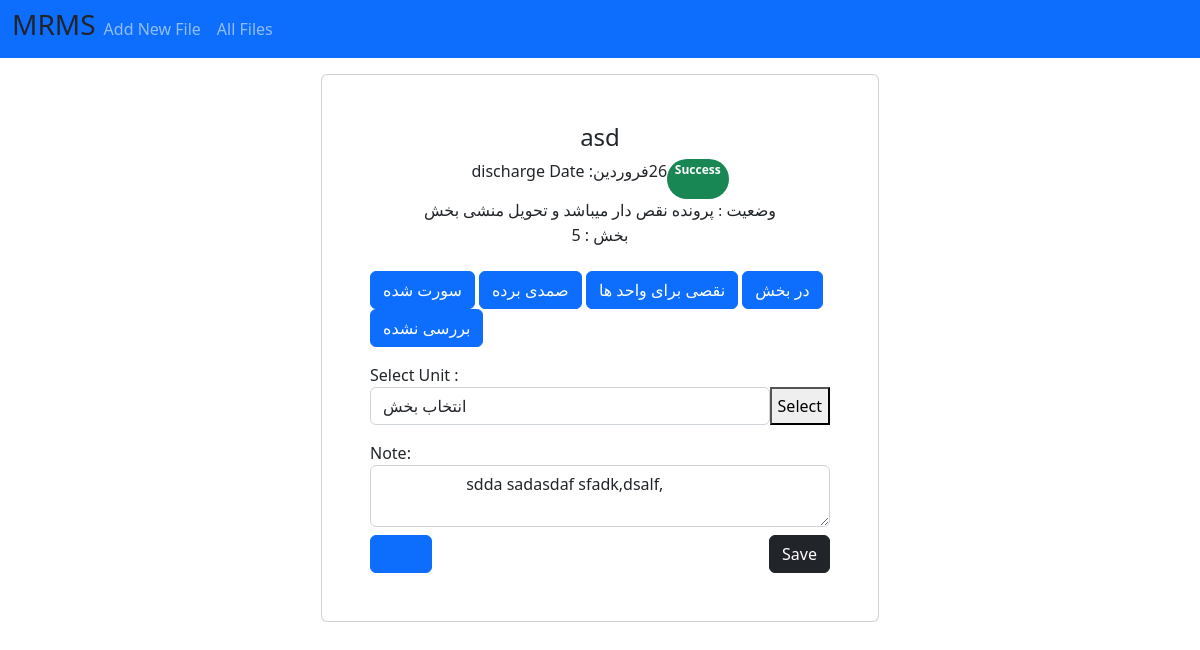
Page /pages/fileSingle.php?id=14 on the committed database.
### tables this page shows
CREATE TABLE "files" (
	"name"	TEXT,
	"discharge_day"	INTEGER,
	"discharge_mouth"	INTEGER,
	"status"	NUMERIC DEFAULT 0,
	"id"	INTEGER NOT NULL,
	"unit"	INTEGER,
	"dr"	INTEGER,
	"diagnos"	INTEGER,
	"adddate"	NUMERIC DEFAULT 'CURRENT_TIMESTAM',
	"note"	TEXT,
	PRIMARY KEY("id")
);

### pages/fileSingle.php (the view, shortened to what this page needs)
<?php
include "./../layout/head.php";
include "./../DB/dataBase.php";
include "./../helpers/withchMF.php";
include "./../helpers/statusF.php";
include "./../helpers/witchUnitFunc.php";
$id = $_GET['id'];
$query2 = "select * from files where id='$id'";
$stm2 = $con->prepare($query2);
$stm2->execute();
$data =  $stm2->fetchAll(PDO::FETCH_ASSOC);
?>
<body>
<?php
include "./../layout/header.php";
?>
<?php
foreach($data as $dt)
{?>
<div class="container mt-3 d-flex justify-content-center">
    <div class="card w-50 p-5">
        <h4 class="text-center"><?= $dt['name']; ?></h4>
        <div class="d-flex justify-content-center">
            <label for="">discharge Date : </label>
            <p class=""><?= witchMouth($dt['discharge_mouth']);?></p>
            <p><?= $dt['discharge_day'];?></p>
            <span class="badge rounded-pill text-bg-success">Success</span>
        </div>
        <div class="yekanReg text-center">
            وضعیت : <?= statusF($dt['status']); ?>
        </div>
        <?php
            if(!empty($dt['unit'])){
        ?>
            <div class="d-flex justify-content-center">
                <p> بخش : <?= witchUnit($dt['unit']); ?></p>
            </div>
        <?php
      };
      ?>
        <div class="d-felx mx-auto mt-2">
            <a  href="./../act/smdiStatus.php?status=4&id=<?= $dt['id']; ?>"><button class="btn btn-primary">سورت شده</button></a>
            <a  href="./../act/smdiStatus.php?status=3&id=<?= $dt['id']; ?>"><button class="btn btn-primary">صمدی برده</button></a>
            <a  href="./../act/smdiStatus.php?status=2&id=<?= $dt['id']; ?>"><button class="btn btn-primary">نقصی برای واحد ها</button></a>
            <a class="" href=""><button class="btn btn-primary">در بخش</button></a>
            <a href="./../act/smdiStatus.php?status=0&id=<?= $dt['id']; ?>"><button class="btn btn-primary">بررسی نشده</button></a>
        </div>
        <div class="mt-3">
            <label for="">Select Unit : </label>
            <form action="./../act/unitSelect.php?id=<?= $dt['id']; ?>" method="POST">
                <div class="d-flex justify-content-center">
                    <select name="unit" id="" class="form-control">
                        <option value="0" selected>انتخاب بخش</option>
                    </select>
                    <button type="submit">Select</button>
                </div>
            </form>
        </div>
        <div class="mt-3">
            <label for="">Note: </label>
            <br>
            <form action="./../act/noted.php" method="POST">
                <textarea name="note" id="" class="w-100 form-control">
                    <?php if($dt['note'])echo $dt['note'];?>
                </textarea>
                <div class="d-flex justify-content-between">
                    <button class="btn btn-primary mt-2"><a href="./index.php">Back</a></button>
                    <button type="submit" class="btn btn-dark mt-2">Save</button>
                </div>
            </form>
        </div>
    </div>
</div>
<?php } ?>
</body>

### helpers/withchMF.php
<?php
function witchMouth($f){
    if($f == "1"){
      echo "فروردین";
    }elseif($f == "2"){
      echo "اردیبهشت";
    }
  };
?>

### helpers/statusF.php
<?php
function statusF($status){
    if($status == "0")
    {
        echo "بررسی نشده";
    }
    elseif($status == "1"){
        echo "بدون ایراد و ارسال به بایگانی";
    }
    elseif($status == "2"){
        echo "پرونده نقص دار میباشد و تحویل منشی بخش";
    }elseif($status == "3"){
        echo "پرونده فاقد اوراق اصلی میباشد و صمدی آن هارا برای رفع نقص خواهد برد";
    }elseif($status == "4"){
        echo "سورت نشده";
    }
}
?>

### helpers/witchUnitFunc.php
<?php
function witchUnit($unit){
    if($unit == "8")
    {echo "SICU1";}
    elseif($unit == "9")
    {echo "SICU2";}
    elseif($unit == "10")
    {echo "MICU";}
    elseif($unit == "11")
    {echo "CCU";}
    elseif($unit == "12")
    {echo "VIP";}
    elseif($unit == "13")
    {echo "DayCare";}
    else{
        echo $unit;
        }
}
?>

### rows in the picture
files: name "asd", discharge_mouth "فروردین", discharge_day "26", status "پرونده نقص دار میباشد و تحویل منشی بخش", unit "5", note "sdda sadasdaf sfadk,dsalf,"
